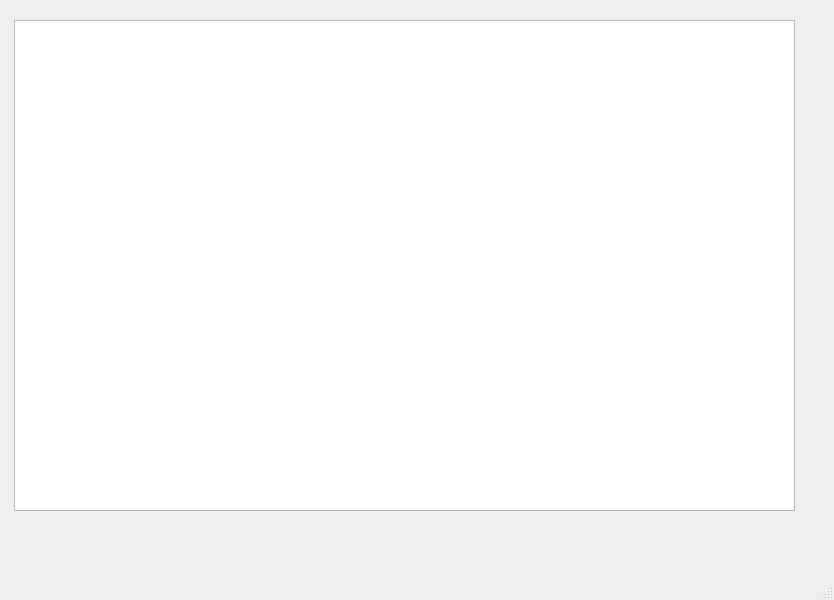
<?xml version="1.0" encoding="UTF-8"?>
<ui version="4.0">
 <class>MainWindow</class>
 <widget class="QMainWindow" name="MainWindow">
  <property name="geometry">
   <rect>
    <x>0</x>
    <y>0</y>
    <width>834</width>
    <height>600</height>
   </rect>
  </property>
  <property name="windowTitle">
   <string>MainWindow</string>
  </property>
  <widget class="QWidget" name="centralwidget">
   <layout class="QHBoxLayout" name="horizontalLayout">
    <item>
     <widget class="QWidget" name="widget" native="true">
      <widget class="QTableWidget" name="tableWidget">
       <property name="geometry">
        <rect>
         <x>5</x>
         <y>11</y>
         <width>781</width>
         <height>491</height>
        </rect>
       </property>
      </widget>
     </widget>
    </item>
   </layout>
  </widget>
  <widget class="QMenuBar" name="menubar">
   <property name="geometry">
    <rect>
     <x>0</x>
     <y>0</y>
     <width>834</width>
     <height>23</height>
    </rect>
   </property>
  </widget>
  <widget class="QStatusBar" name="statusbar"/>
 </widget>
 <resources/>
 <connections/>
</ui>
